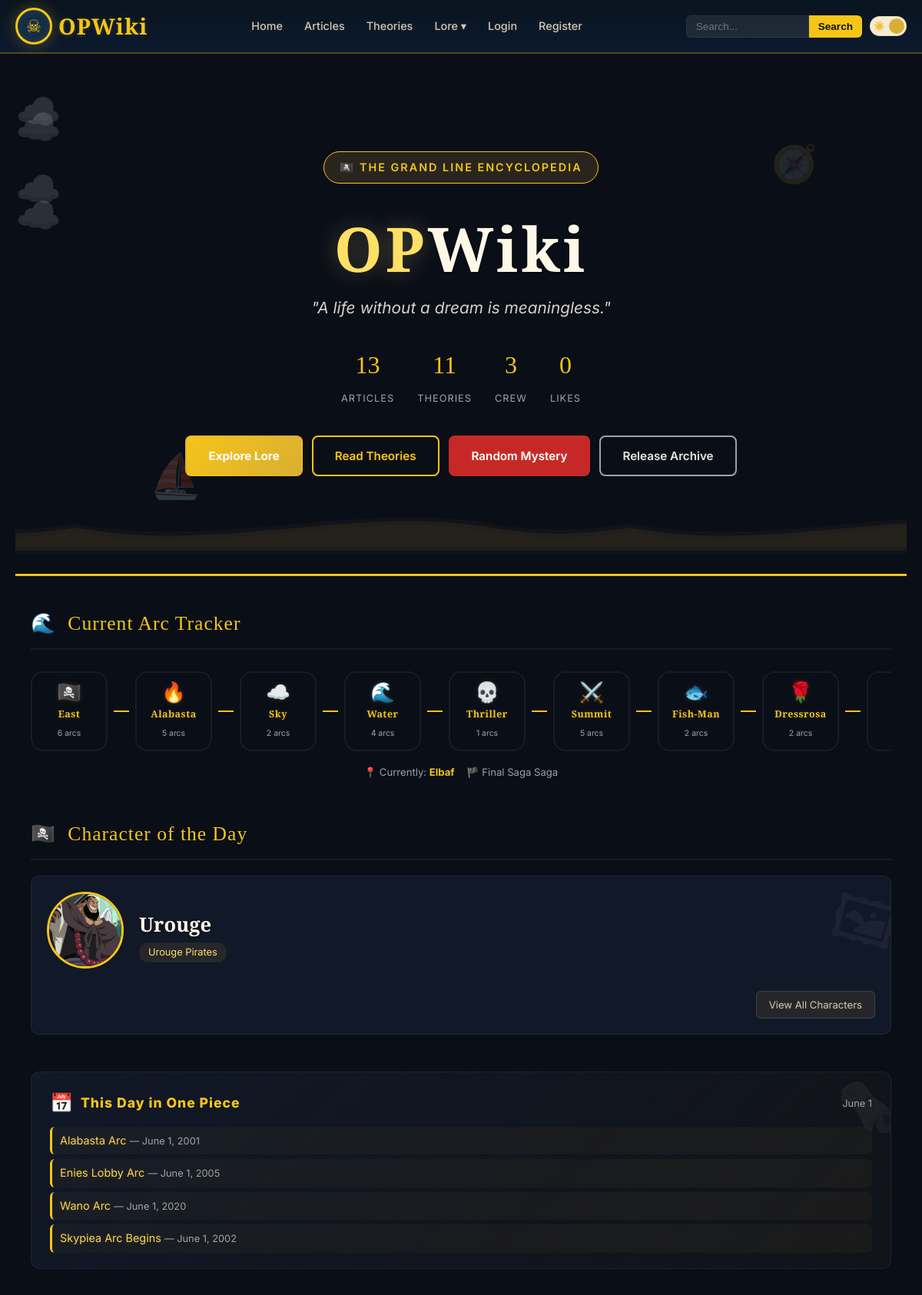
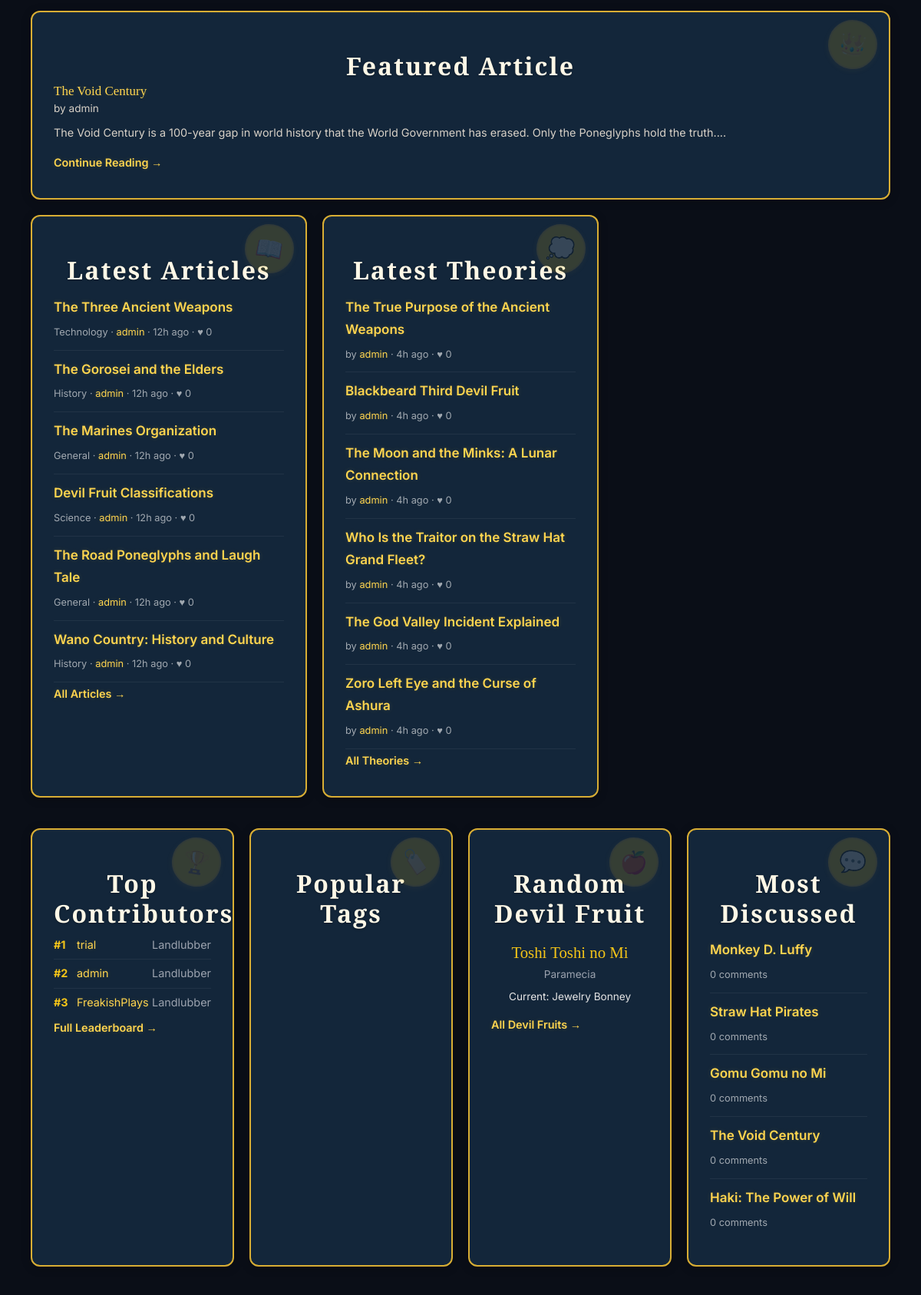
The page / (upper part) on the database its author committed (2 pictures, top to bottom).
### tables this page shows
CREATE TABLE `arcs` (
  `id` int(11) NOT NULL AUTO_INCREMENT,
  `name` varchar(255) NOT NULL,
  `japanese_name` varchar(255) DEFAULT '',
  `arc_number` int(11) NOT NULL DEFAULT 0,
  `saga` varchar(255) DEFAULT '',
  `chapters` varchar(50) DEFAULT '',
  `manga_start_chapter` int(11) DEFAULT NULL,
  `manga_end_chapter` int(11) DEFAULT NULL,
  `manga_start_date` date DEFAULT NULL,
  `manga_end_date` date DEFAULT NULL,
  `anime_start_episode` int(11) DEFAULT NULL,
  `anime_end_episode` int(11) DEFAULT NULL,
  `anime_start_date` date DEFAULT NULL,
  `anime_end_date` date DEFAULT NULL,
  `episodes` varchar(50) DEFAULT '',
  `location` varchar(255) DEFAULT NULL,
  `timeline_position` varchar(50) DEFAULT 'Pre-Timeskip',
  `major_deaths` text DEFAULT NULL,
  `tragedy_meter` int(11) DEFAULT 0,
  `hype_rating` int(11) DEFAULT 0,
  `lore_importance` varchar(50) DEFAULT 'Normal',
  `key_villains` text DEFAULT NULL,
  `major_events` text DEFAULT NULL,
  `description` text DEFAULT NULL,
  `image` varchar(500) DEFAULT '',
  `created_at` datetime DEFAULT current_timestamp(),
  PRIMARY KEY (`id`),
  KEY `idx_saga` (`saga`),
  KEY `idx_arc_number` (`arc_number`)
);

CREATE TABLE `characters` (
  `id` int(11) NOT NULL AUTO_INCREMENT,
  `name` varchar(255) NOT NULL,
  `alias` varchar(255) DEFAULT NULL,
  `japanese_name` varchar(255) DEFAULT '',
  `romanji` varchar(255) DEFAULT '',
  `affiliation` varchar(255) DEFAULT '',
  `position` varchar(255) DEFAULT NULL,
  `origin` varchar(255) DEFAULT NULL,
  `first_appearance` varchar(255) DEFAULT NULL,
  `height` varchar(50) DEFAULT NULL,
  `birthday` varchar(20) DEFAULT NULL,
  `danger_level` varchar(50) DEFAULT 'Normal',
  `bounty` bigint(20) DEFAULT 0,
  `status` varchar(100) DEFAULT 'Alive',
  `description` text DEFAULT NULL,
  `manga_debut_chapter` int(11) DEFAULT NULL,
  `manga_debut_date` date DEFAULT NULL,
  `anime_debut_episode` int(11) DEFAULT NULL,
  `anime_debut_date` date DEFAULT NULL,
  `image` varchar(500) DEFAULT '',
  `debut_arc` varchar(255) DEFAULT '',
  `haki_types` varchar(255) DEFAULT NULL,
  `devil_fruit` varchar(255) DEFAULT NULL,
  `created_at` datetime DEFAULT current_timestamp(),
  `updated_at` datetime DEFAULT current_timestamp() ON UPDATE current_timestamp(),
  `debut_arc_id` int(11) DEFAULT NULL,
  `devil_fruit_id` int(11) DEFAULT NULL,
  PRIMARY KEY (`id`),
  KEY `idx_name` (`name`),
  KEY `idx_affiliation` (`affiliation`),
  KEY `idx_debut_arc` (`debut_arc_id`),
  KEY `idx_devil_fruit` (`devil_fruit_id`)
);

CREATE TABLE `timeline` (
  `id` int(11) NOT NULL AUTO_INCREMENT,
  `title` varchar(255) NOT NULL,
  `category` enum('manga','anime','character_debut','arc_release','legendary') DEFAULT 'legendary',
  `chapter_number` int(11) DEFAULT NULL,
  `episode_number` int(11) DEFAULT NULL,
  `release_date` date DEFAULT NULL,
  `character_id` int(11) DEFAULT NULL,
  `event_date` varchar(100) NOT NULL DEFAULT '',
  `manga_reference` varchar(255) DEFAULT NULL,
  `anime_reference` varchar(255) DEFAULT NULL,
  `description` text DEFAULT NULL,
  `participants` varchar(255) DEFAULT NULL,
  `canon_status` varchar(50) DEFAULT 'Confirmed',
  `arc_id` int(11) DEFAULT NULL,
  `importance` varchar(50) DEFAULT 'Normal',
  `article_id` int(11) DEFAULT NULL,
  `created_at` datetime DEFAULT current_timestamp(),
  PRIMARY KEY (`id`),
  KEY `idx_event_date` (`event_date`),
  KEY `arc_id` (`arc_id`),
  KEY `article_id` (`article_id`),
  CONSTRAINT `timeline_ibfk_1` FOREIGN KEY (`arc_id`) REFERENCES `arcs` (`id`) ON DELETE SET NULL,
  CONSTRAINT `timeline_ibfk_2` FOREIGN KEY (`article_id`) REFERENCES `wiki_articles` (`id`) ON DELETE SET NULL
);

CREATE TABLE `wiki_articles` (
  `id` int(11) NOT NULL AUTO_INCREMENT,
  `user_id` int(11) NOT NULL,
  `title` varchar(255) NOT NULL,
  `slug` varchar(255) NOT NULL,
  `content` text NOT NULL,
  `category` varchar(100) DEFAULT 'General',
  `views` int(11) DEFAULT 0,
  `last_edited_by` int(11) DEFAULT NULL,
  `created_at` timestamp NOT NULL DEFAULT current_timestamp(),
  `updated_at` timestamp NOT NULL DEFAULT current_timestamp() ON UPDATE current_timestamp(),
  `status` enum('pending','approved','rejected') NOT NULL DEFAULT 'pending',
  `spoiler_level` tinyint(4) NOT NULL DEFAULT 0,
  PRIMARY KEY (`id`),
  UNIQUE KEY `slug` (`slug`),
  KEY `user_id` (`user_id`),
  FULLTEXT KEY `ft_articles` (`title`,`content`),
  CONSTRAINT `wiki_articles_ibfk_1` FOREIGN KEY (`user_id`) REFERENCES `users` (`id`) ON DELETE CASCADE
);

CREATE TABLE `users` (
  `id` int(11) NOT NULL AUTO_INCREMENT,
  `username` varchar(50) NOT NULL,
  `email` varchar(100) NOT NULL,
  `password` varchar(255) NOT NULL,
  `created_at` timestamp NOT NULL DEFAULT current_timestamp(),
  `role` enum('user','moderator','admin') NOT NULL DEFAULT 'user',
  `banned` tinyint(1) DEFAULT 0,
  `reputation_points` int(11) NOT NULL DEFAULT 0,
  `spoiler_tolerance` tinyint(4) NOT NULL DEFAULT 0,
  `bio` text DEFAULT NULL,
  `profile_theme` enum('pirate','marine','revolutionary','yonko') DEFAULT 'pirate',
  `avatar` varchar(255) DEFAULT NULL,
  `cover_image` varchar(255) DEFAULT NULL,
  `favorite_character` varchar(100) DEFAULT NULL,
  `favorite_arc` varchar(100) DEFAULT NULL,
  PRIMARY KEY (`id`),
  UNIQUE KEY `username` (`username`),
  UNIQUE KEY `email` (`email`)
);

CREATE TABLE `theories` (
  `id` int(11) NOT NULL AUTO_INCREMENT,
  `user_id` int(11) NOT NULL,
  `title` varchar(255) NOT NULL,
  `slug` varchar(255) NOT NULL,
  `content` text NOT NULL,
  `status` enum('pending','approved','rejected') NOT NULL DEFAULT 'pending',
  `spoiler_level` tinyint(4) NOT NULL DEFAULT 0,
  `created_at` datetime DEFAULT current_timestamp(),
  `updated_at` datetime DEFAULT current_timestamp() ON UPDATE current_timestamp(),
  PRIMARY KEY (`id`),
  UNIQUE KEY `slug` (`slug`),
  KEY `user_id` (`user_id`),
  FULLTEXT KEY `ft_theories` (`title`,`content`),
  CONSTRAINT `theories_ibfk_1` FOREIGN KEY (`user_id`) REFERENCES `users` (`id`)
);

CREATE TABLE `devil_fruits` (
  `id` int(11) NOT NULL AUTO_INCREMENT,
  `name` varchar(255) NOT NULL,
  `japanese_name` varchar(255) DEFAULT '',
  `type` enum('Paramecia','Zoan','Logia','Mythical Zoan','Ancient Zoan','Special Paramecia','Unknown') DEFAULT 'Unknown',
  `description` text DEFAULT NULL,
  `current_holder` varchar(255) DEFAULT '',
  `awakening` varchar(20) DEFAULT 'No',
  `debut_chapter` varchar(100) DEFAULT NULL,
  `strength_level` varchar(50) DEFAULT 'C',
  `weakness` varchar(255) DEFAULT NULL,
  `combat_rating` int(11) DEFAULT 0,
  `rarity_meter` int(11) DEFAULT 0,
  `threat_level` varchar(50) DEFAULT 'Low',
  `image` varchar(500) DEFAULT '',
  `created_at` datetime DEFAULT current_timestamp(),
  `current_holder_id` int(11) DEFAULT NULL,
  PRIMARY KEY (`id`),
  KEY `idx_name` (`name`),
  KEY `idx_type` (`type`),
  KEY `idx_holder` (`current_holder_id`)
);

### index.php (the view, shortened to what the rows shown need)
<?php
require_once __DIR__ . '/includes/db_connection.php';
require_once __DIR__ . '/includes/header.php';
require_once __DIR__ . '/includes/functions.php';
require_once __DIR__ . '/includes/functions_rep.php';
$recent_articles = [];
$stmt = $conn->prepare("SELECT wa.id, wa.title, wa.slug, wa.category, wa.updated_at, u.username, u.id as uid, (SELECT COUNT(*) FROM article_likes WHERE article_id=wa.id) as likes FROM wiki_articles wa JOIN users u ON wa.user_id=u.id WHERE wa.status='approved' ORDER BY wa.updated_at DESC LIMIT 6");
if ($stmt) { $stmt->execute(); $recent_articles = $stmt->get_result()->fetch_all(MYSQLI_ASSOC); $stmt->close(); }
$recent_theories = [];
$stmt = $conn->prepare("SELECT t.id, t.title, t.slug, t.created_at, u.username, u.id as uid, (SELECT COUNT(*) FROM theory_likes WHERE theory_id=t.id) as likes FROM theories t JOIN users u ON t.user_id=u.id WHERE t.status='approved' ORDER BY t.created_at DESC LIMIT 6");
if ($stmt) { $stmt->execute(); $recent_theories = $stmt->get_result()->fetch_all(MYSQLI_ASSOC); $stmt->close(); }
$top_users = [];
$r = $conn->query("SELECT id, username, reputation_points FROM users ORDER BY reputation_points DESC LIMIT 5");
if ($r) $top_users = $r->fetch_all(MYSQLI_ASSOC);
$featured_article = null;
$r = $conn->query("SELECT wa.id, wa.title, wa.slug, wa.content, u.username FROM wiki_articles wa JOIN users u ON wa.user_id=u.id WHERE wa.status='approved' ORDER BY (SELECT COUNT(*) FROM article_likes WHERE article_id=wa.id) DESC LIMIT 1");
if ($r) $featured_article = $r->fetch_assoc();
$char_day = null;
$r = $conn->query("SELECT id, name, affiliation, bounty, image FROM characters ORDER BY RAND() LIMIT 1");
if ($r) $char_day = $r->fetch_assoc();
$rand_df = null;
$r = $conn->query("SELECT d.name, d.type, d.current_holder, c.name AS holder_name FROM devil_fruits d LEFT JOIN characters c ON d.current_holder_id = c.id ORDER BY RAND() LIMIT 1");
if ($r) $rand_df = $r->fetch_assoc();
$most_discussed = [];
$r = $conn->query("SELECT wa.id, wa.title, wa.slug, (SELECT COUNT(*) FROM comments WHERE target_type='article' AND target_id=wa.id) as c FROM wiki_articles wa WHERE wa.status='approved' ORDER BY c DESC LIMIT 5");
if ($r) $most_discussed = $r->fetch_all(MYSQLI_ASSOC);
?>
<section id="home-hero">
  <div class="hero-content">
    <h2 class="hero-title"><span class="hero-op">OP</span>Wiki</h2>
  </div>
</section>
<section id="home-content">
  <div class="container">
    <div class="home-section">
      <?php
      $current_arc = $conn->query("SELECT name, saga, chapters, episodes FROM arcs ORDER BY arc_number DESC LIMIT 1")->fetch_assoc();
      ?>
      <?php if ($current_arc): ?>
      <div style="text-align:center;margin-top:8px;font-size:0.82rem;color:var(--text-dim);">
        📍 Currently: <strong style="color:var(--gold);"><?php echo htmlspecialchars($current_arc['name']); ?></strong>
        <span style="margin-left:12px;">🏴 <?php echo htmlspecialchars($current_arc['saga']); ?> Saga</span>
      </div>
      <?php endif; ?>
    </div>
    <?php if ($char_day): ?>
    <div class="home-section">
      <div class="section-header"><span class="section-icon">🏴‍☠️</span> Character of the Day</div>
      <div class="char-day-card">
        <div class="char-day-image">
          <?php
          $cd_img = $char_day['image'] ?? '';
          $cd_img_src = !empty($cd_img) ? ((strpos($cd_img, 'http') === 0 || strpos($cd_img, '/') === 0) ? $cd_img : BASE_URL . $cd_img) : BASE_URL . 'lore/avatar.php?name=' . urlencode($char_day['name']) . '&bg=C62828&color=fff&size=150';
          ?>
          <img src="<?php echo htmlspecialchars($cd_img_src); ?>" alt="<?php echo htmlspecialchars($char_day['name']); ?>">
        </div>
        <div class="char-day-info">
          <h3><?php echo htmlspecialchars($char_day['name']); ?></h3>
          <?php if ($char_day['affiliation']): ?><span class="char-day-affil"><?php echo htmlspecialchars($char_day['affiliation']); ?></span><?php endif; ?>
        </div>
        <div class="char-day-footer">
          <a href="<?php echo BASE_URL; ?>lore/browse.php?type=characters" class="btn-sm">View All Characters</a>
        </div>
      </div>
    </div>
    <?php endif; ?>
    <?php
    $today_md = date('m-d');
    $today_events = $conn->query("SELECT t.id, t.title, t.category, t.release_date, t.event_date
                                  FROM timeline t
                                  WHERE (DATE_FORMAT(t.release_date, '%m-%d') = '$today_md' OR DATE_FORMAT(STR_TO_DATE(t.event_date, '%Y-%m-%d'), '%m-%d') = '$today_md')
                                  AND t.release_date IS NOT NULL
                                  LIMIT 5");
    ?>
    <div class="home-section">
      <div class="this-day-widget">
        <div class="this-day-entries">
          <?php if ($today_events && $today_events->num_rows > 0): ?>
            <?php while ($td = $today_events->fetch_assoc()): ?>
              <div class="this-day-entry">
                <a href="<?php echo BASE_URL; ?>lore/view.php?type=timeline&id=<?php echo $td['id']; ?>">
                  <?php echo htmlspecialchars($td['title']); ?>
                </a>
                <span class="home-list-meta">— <?php echo date('F j, Y', strtotime($td['release_date'] ?? $td['event_date'])); ?></span>
              </div>
            <?php endwhile; ?>
          <?php else: ?>
            <div class="this-day-empty">No major events recorded on this day. The archives are silent...</div>
          <?php endif; ?>
        </div>
      </div>
    </div>
    <div class="home-featured-grid">
      <?php if ($featured_article): ?>
      <div class="featured-card parchment-card">
        <div class="parchment-seal">👑</div>
        <h3 class="parchment-title">Featured Article</h3>
        <h4><a href="<?php echo BASE_URL; ?>wiki/view.php?slug=<?php echo urlencode($featured_article['slug']); ?>"><?php echo htmlspecialchars($featured_article['title']); ?></a></h4>
        <p class="parchment-author">by <?php echo htmlspecialchars($featured_article['username']); ?></p>
        <p class="parchment-excerpt"><?php echo substr(strip_tags($featured_article['content']), 0, 200); ?>...</p>
        <a href="<?php echo BASE_URL; ?>wiki/view.php?slug=<?php echo urlencode($featured_article['slug']); ?>" class="parchment-read">Continue Reading →</a>
      </div>
      <?php endif; ?>
      <div class="home-col parchment-card">
        <?php if (empty($recent_articles)): ?><p class="home-empty">No articles yet.</p>
        <?php else: ?>
          <?php foreach ($recent_articles as $a): ?>
          <div class="home-list-item">
            <a href="<?php echo BASE_URL; ?>wiki/view.php?slug=<?php echo urlencode($a['slug']); ?>" class="home-list-title"><?php echo htmlspecialchars($a['title']); ?></a>
            <span class="home-list-meta"><?php echo htmlspecialchars($a['category']); ?> · <a href="<?php echo BASE_URL; ?>user/view.php?id=<?php echo $a['uid']; ?>"><?php echo htmlspecialchars($a['username']); ?></a> · <?php echo time_ago($a['updated_at']); ?> · ♥ <?php echo $a['likes']; ?></span>
          </div>
          <?php endforeach; ?>
        <?php endif; ?>
      </div>
      <div class="home-col parchment-card">
        <?php if (empty($recent_theories)): ?><p class="home-empty">No theories yet.</p>
        <?php else: ?>
          <?php foreach ($recent_theories as $t): ?>
          <div class="home-list-item">
            <a href="<?php echo BASE_URL; ?>theories/view.php?slug=<?php echo urlencode($t['slug']); ?>" class="home-list-title"><?php echo htmlspecialchars($t['title']); ?></a>
            <span class="home-list-meta">by <a href="<?php echo BASE_URL; ?>user/view.php?id=<?php echo $t['uid']; ?>"><?php echo htmlspecialchars($t['username']); ?></a> · <?php echo time_ago($t['created_at']); ?> · ♥ <?php echo $t['likes']; ?></span>
          </div>
          <?php endforeach; ?>
        <?php endif; ?>
      </div>
    </div>
    <div class="home-bottom-grid">
      <div class="home-col parchment-card">
        <table class="home-rank-table">
          <?php $rank=1; foreach ($top_users as $u): ?>
          <tr><td class="rank-num">#<?php echo $rank++; ?></td><td><a href="<?php echo BASE_URL; ?>user/view.php?id=<?php echo $u['id']; ?>"><?php echo htmlspecialchars($u['username']); ?></a></td><td class="rank-rep"><?php echo htmlspecialchars(get_reputation_title($u['reputation_points'])); ?></td></tr>
          <?php endforeach; ?>
        </table>
      </div>
      <?php if ($rand_df): ?>
      <div class="home-col parchment-card">
        <div class="parchment-seal">🍎</div>
        <h3 class="parchment-title">Random Devil Fruit</h3>
        <div class="rand-df-card">
          <div class="rand-df-name"><?php echo htmlspecialchars($rand_df['name']); ?></div>
          <div class="rand-df-type"><?php echo htmlspecialchars($rand_df['type']); ?></div>
          <?php $holder = $rand_df['holder_name'] ?? $rand_df['current_holder'] ?? ''; if ($holder): ?><div class="rand-df-holder">Current: <?php echo htmlspecialchars($holder); ?></div><?php endif; ?>
        </div>
        <a href="<?php echo BASE_URL; ?>lore/browse.php?type=devil_fruits" class="parchment-read">All Devil Fruits →</a>
      </div>
      <?php endif; ?>
      <div class="home-col parchment-card">
        <?php if (empty($most_discussed)): ?><p class="home-empty">No discussions yet.</p>
        <?php else: ?>
          <?php foreach ($most_discussed as $d): ?>
          <div class="home-list-item">
            <a href="<?php echo BASE_URL; ?>wiki/view.php?slug=<?php echo urlencode($d['slug']); ?>" class="home-list-title"><?php echo htmlspecialchars($d['title']); ?></a>
            <span class="home-list-meta"><?php echo $d['c']; ?> comments</span>
          </div>
          <?php endforeach; ?>
        <?php endif; ?>
      </div>
    </div>
  </div>
</section>
<?php require_once __DIR__ . '/includes/footer.php'; ?>

### rows shown on the page
arcs: name "Elbaf", saga "Final Saga"
characters: image (picture), name "Urouge", affiliation "Urouge Pirates"
timeline: title "Alabasta Arc", release_date "June 1, 2001"
timeline: title "Enies Lobby Arc", release_date "June 1, 2005"
timeline: title "Wano Arc", release_date "June 1, 2020"
timeline: title "Skypiea Arc Begins", release_date "June 1, 2002"
wiki_articles: title "The Void Century", user.username "admin", content "The Void Century is a 100-year gap in world history that the World Government has erased. Only the Poneglyphs hold the truth.", c "0"
wiki_articles: title "The Three Ancient Weapons", category "Technology", user.username "admin", updated_at "12h ago", likes "0"
wiki_articles: title "The Gorosei and the Elders", category "History", user.username "admin", updated_at "12h ago", likes "0"
wiki_articles: title "The Marines Organization", category "General", user.username "admin", updated_at "12h ago", likes "0"
wiki_articles: title "Devil Fruit Classifications", category "Science", user.username "admin", updated_at "12h ago", likes "0"
wiki_articles: title "The Road Poneglyphs and Laugh Tale", category "General", user.username "admin", updated_at "12h ago", likes "0"
wiki_articles: title "Wano Country: History and Culture", category "History", user.username "admin", updated_at "12h ago", likes "0"
theories: title "The True Purpose of the Ancient Weapons", user.username "admin", created_at "4h ago", likes "0"
theories: title "Blackbeard Third Devil Fruit", user.username "admin", created_at "4h ago", likes "0"
theories: title "The Moon and the Minks: A Lunar Connection", user.username "admin", created_at "4h ago", likes "0"
theories: title "Who Is the Traitor on the Straw Hat Grand Fleet?", user.username "admin", created_at "4h ago", likes "0"
theories: title "The God Valley Incident Explained", user.username "admin", created_at "4h ago", likes "0"
theories: title "Zoro Left Eye and the Curse of Ashura", user.username "admin", created_at "4h ago", likes "0"
users: username "trial", reputation_points "Landlubber"
users: username "admin", reputation_points "Landlubber"
users: username "FreakishPlays", reputation_points "Landlubber"
devil_fruits: name "Toshi Toshi no Mi", type "Paramecia", current_holder "Jewelry Bonney"
wiki_articles: title "Monkey D. Luffy", c "0"
wiki_articles: title "Straw Hat Pirates", c "0"
wiki_articles: title "Gomu Gomu no Mi", c "0"
wiki_articles: title "Haki: The Power of Will", c "0"

### other values the page prints
$stats['articles'] "13"
$stats['theories'] "11"
$stats['users'] "3"
$stats['total_likes'] "0"
$icon "🏴‍☠️"
$name "East"
$s['cnt'] "6"
$icon "🔥"
$name "Alabasta"
$s['cnt'] "5"
$icon "☁️"
$name "Sky"
$s['cnt'] "2"
$icon "🌊"
$name "Water"
